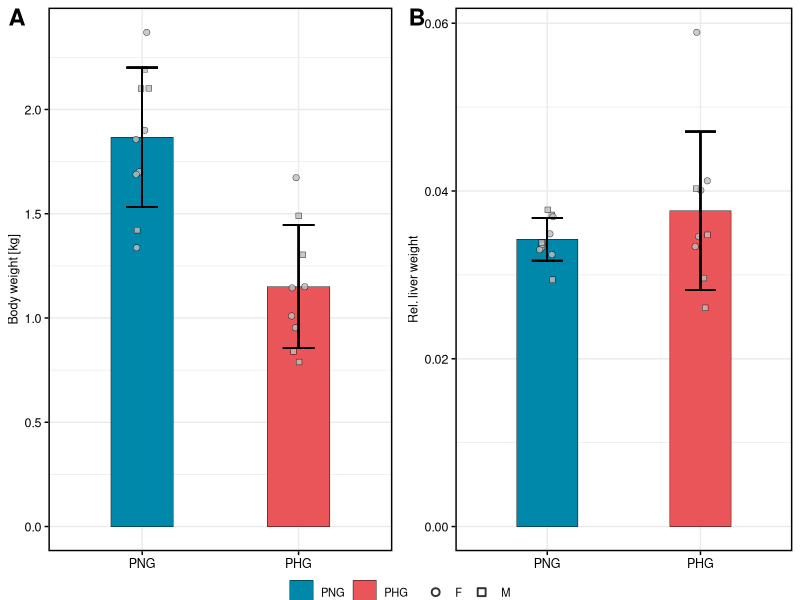
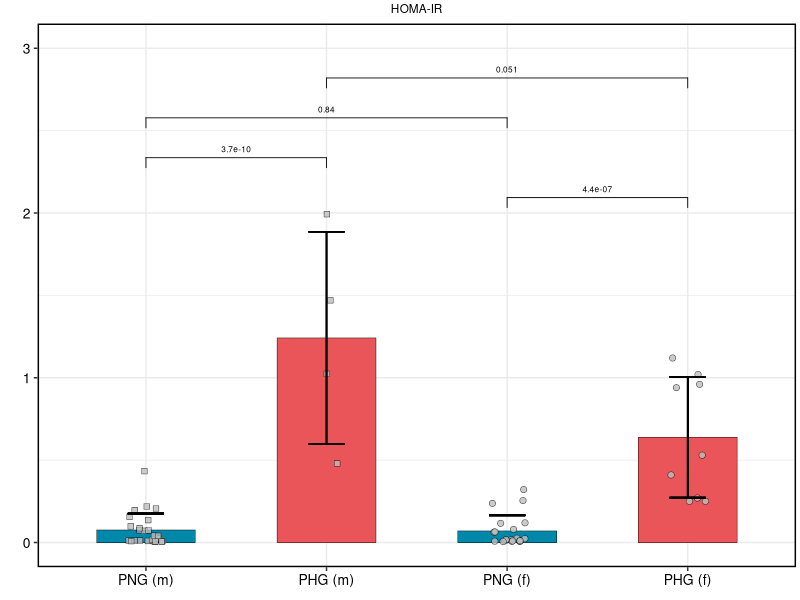
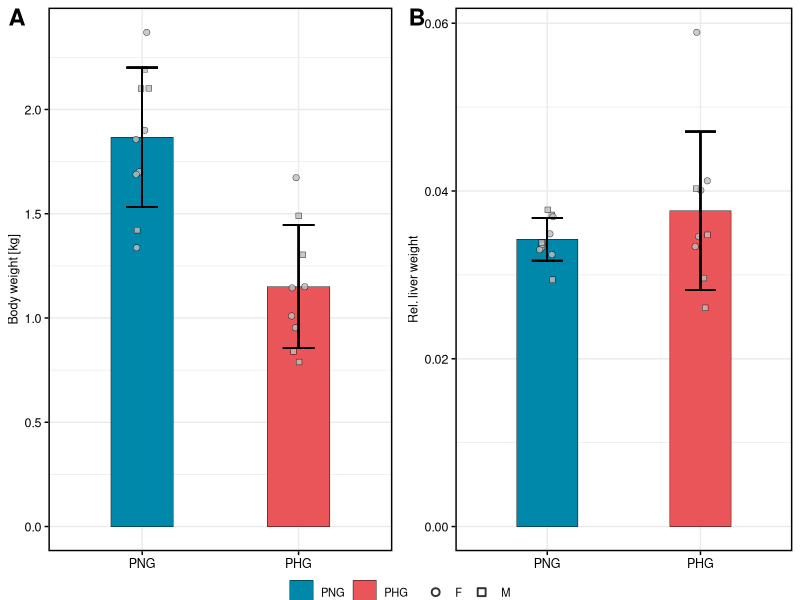
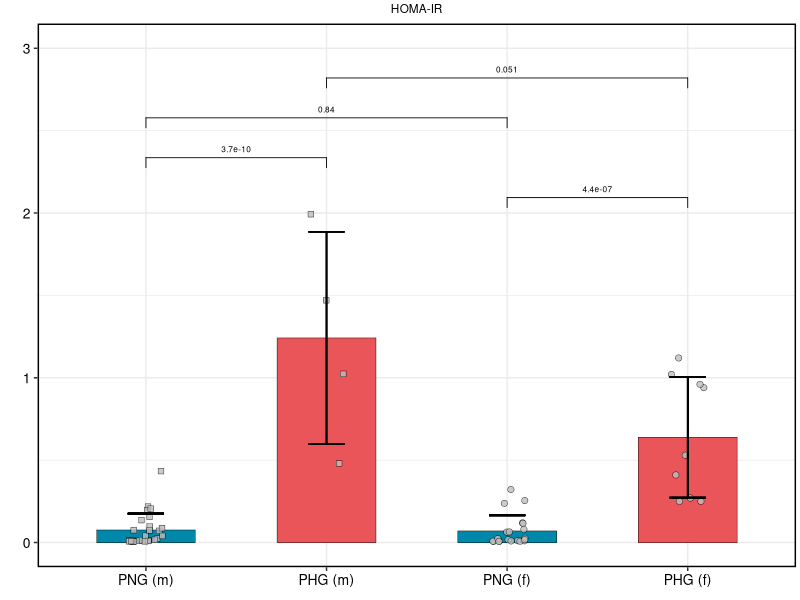

The R script that drew these images, in order:
## ---- chunk 1
knitr::opts_chunk$set(echo = TRUE)
## ---- chunk 2
library(tidyverse)
library(ggpubr)
## ---- chunk 3
weight            <- read.delim("weight.txt", sep = "\t", header = T) 
conditions        <- read.delim("Conditions.txt", sep = "\t", header = T)
HOMA_IR           <- read.delim("HOMA_IR.txt", sep = "\t", header = T)
## ---- chunk 4
two_way_anova_fn <- function(data, id_name, conditions_file, adjust_p_value, p_adj_method, l2fc_data, add_l2fc) {
  
  data_anova  <- data %>% 
          pivot_longer(names_to = "Bioreplicate", 
          values_to = "Value", -all_of(id_name)) %>% 
          left_join(conditions_file) %>% 
          drop_na(Value) %>% 
          group_by(!!as.symbol(id_name)) %>% 
          summarise(`p-value` = 
          summary(aov(Value ~ Group*Sex))[[1]][["Pr(>F)"]][1:3]) 
  
  # correct all resulting p-values (pool) for multiple hypothesis testing
  if (adjust_p_value == TRUE) {
    
  data_anova$`Adjusted p-value`  <- p.adjust(data_anova$`p-value`, method = p_adj_method)
  # prepare empty data frame with proper comparisons
  anova_factors <- as.data.frame(rep(c("group (PHG/PNG)", "sex (F/M)", "group:sex"), length = nrow(data_anova)))
  # rename column 
  names(anova_factors) <- "Comparison"
  
  # final anova results
  anova_results  <- as.data.frame(cbind(data_anova, anova_factors)) %>% 
  pivot_wider(names_from = Comparison, 
                          values_from = c(`p-value`, `Adjusted p-value`), all_of(id_name), names_sep = " ") 
    
  }
  
  if (adjust_p_value == FALSE) {
  anova_factors <- as.data.frame(rep(c("p-value group (PHG/PNG)", "p-value sex (F/M)", 
                                       "p-value group:sex"), length = nrow(data_anova)))
  # rename column 
  names(anova_factors) <- "Comparison"
  
  # final anova results
  anova_results  <- as.data.frame(cbind(data_anova, anova_factors)) %>% 
  pivot_wider(names_from = Comparison, 
                          values_from = `p-value`, all_of(id_name), names_sep = " ") 
    
  }
  # add fold changes
  if (add_l2fc == TRUE) {
    anova_results  <- anova_results  %>% 
       left_join(l2fc_data)
  }
  return(anova_results)
  }
## ---- chunk 5
anova_results <- two_way_anova_fn(data = weight, id_name = "Parameter", conditions_file = conditions, adjust_p_value = F,  add_l2fc = F)
## ---- chunk 6
bar_chart_fn <- function(data_statistics, 
                         numeric_data,
                         conditions_data,
                         point_size,
                         id_name,
                         n_widht,
                         jitt_widht,
                         strip_text_size) {
  
  
  # prepare data for error bar calculation
  error_bar <- data_statistics %>% 
  left_join(numeric_data) %>% 
  select(contains(colnames(numeric_data))) %>% 
  pivot_longer(names_to = "Bioreplicate", values_to = "Value", -all_of(id_name)) %>% 
  left_join(conditions_data) %>% 
  group_by(!!as.symbol(id_name), Group) %>% 
  summarise(mean = mean(Value, na.rm=T), 
            sd = sd(Value, na.rm=T), 
            n = n(),
            sem = sd/sqrt(n),
            t.score = qt(p=0.05/2, 
            df=length(conditions$Bioreplicate),lower.tail=F), 
            ci = t.score * sd ) %>% 
  ungroup()
  # prepare data for plotting
  data_plot <- data_statistics %>% 
  left_join(numeric_data) %>% 
  select(contains(colnames(numeric_data))) %>%  
  pivot_longer(names_to = "Bioreplicate", values_to = "Value", -all_of(id_name)) %>% 
  left_join(conditions_data) %>% 
  ungroup() %>% 
    left_join(error_bar) 
  
  
  # reorder data
  data_plot$Group <- factor(data_plot$Group, levels = c("PNG", "PHG"))
  
  
  # plot
  plot_data <- ggplot(data_plot, aes(x=Group, y=Value))+
  geom_bar(stat = "summary", fun = mean, aes(fill = Group), alpha = 1, color = "black", lwd=0.15,
           width=n_widht/length(unique(data_plot$Group))) + 
  geom_jitter(size = point_size,  aes(shape = Sex), fill = "grey", alpha = 0.8, stroke =0.25, width = jitt_widht)+
  geom_errorbar(aes(ymin=mean-sd, ymax=mean+sd), width=.2,
                position=position_dodge(0.05)) +
  scale_fill_manual(values=c('PNG' = "#0088AA", 'PHG' = "#e95559ff")) +
  scale_shape_manual(values = c('F' = 21, 'M' = 22)) + 
  theme_bw() +
  xlab("") +
  theme(panel.border = element_rect(linewidth  = 1, colour = "black"),
        axis.title = element_text(size = 9, colour = "black"),
        axis.text = element_text(size = 9, colour = "black"),
        axis.ticks = element_line(colour = "black"),
        legend.box.spacing = unit(0.8, 'mm'), 
        legend.title = element_blank(), 
        legend.text = element_text(size = 8))+
  theme(strip.text = element_text(size = strip_text_size),
        strip.background = element_blank(),
        legend.margin=margin(0,0,0,0), 
        legend.box.margin=margin(-10,-10,-3,-10)) 
  
  
  return(plot_data)
 
 
}
## ---- chunk 7
# plot body weight
body_w <- bar_chart_fn(data_statistics = anova_results %>% filter(Parameter == "Body weight (kg)"),
                            numeric_data = weight, 
                            point_size = 2, 
                            strip_text_size = 9,
                            n_widht = 0.8, 
                            jitt_widht = 0.05,
                            id_name = "Parameter", 
                            conditions_data = conditions)+
            ylab("Body weight [kg]")+
  guides(shape = guide_legend(order = 2, override.aes = list(stroke = 1, shape  = c(1,0))),
         fill = guide_legend(order = 1))+
  theme(legend.position = "bottom")


# plot liver weight
rel_liver_w <- bar_chart_fn(data_statistics = anova_results %>% filter(Parameter == "Rel_liver_weight"),
                            numeric_data = weight, 
                            point_size = 2, 
                            strip_text_size = 9,
                            n_widht = 0.8, 
                            jitt_widht = 0.05,
                            id_name = "Parameter", 
                            conditions_data = conditions)+
            ylab("Rel. liver weight")+
  guides(shape = guide_legend(order = 2, override.aes = list(stroke = 1, shape  = c(1,0))),
         fill = guide_legend(order = 1))+
  theme(legend.position = "bottom")


# combine plots
ggarrange(body_w, rel_liver_w, common.legend = T, legend = "bottom", labels = c("A", "B"), font.label = list(size = 17))
ggsave("weights.svg", width = 4, height = 2.5)
## ---- chunk 8
# make grouping
HOMA_IR_tidy <- HOMA_IR %>% 
  mutate(Group_c = str_c(Group, " (", str_to_lower(Sex), ")"))


# error bars
error_bar_lipid <- HOMA_IR_tidy %>% 
  group_by(Group_c) %>% 
  summarise(mean = mean(HOMA_IR, na.rm=T), 
            sd = sd(HOMA_IR, na.rm=T)) %>% 
  ungroup()
  
# prepare data for plotting
  HOMA_IR_tidy <-  HOMA_IR_tidy %>% 
    left_join(error_bar_lipid) 
  

# which comparisons will be displayed
IR_comparisons <- list(c("PNG (f)", "PHG (f)"), c("PNG (m)", "PHG (m)"),  c("PNG (f)", "PNG (m)"), c("PHG (f)", "PHG (m)"))


# make new group order 
HOMA_IR_tidy$Group_c <- factor(HOMA_IR_tidy$Group_c, levels = c("PNG (m)", "PHG (m)", "PNG (f)", "PHG (f)"))


# plot
ggplot(HOMA_IR_tidy, aes(x=Group_c, y=HOMA_IR, fill = Group_c))+
  geom_bar(stat = "summary", fun = mean, aes(fill = Group_c), alpha = 1, color = "black", lwd=0.15,
           width=2.19/length(unique(HOMA_IR_tidy$Group_c))) + 
  geom_jitter(size = 2,  aes(shape = Sex), fill = "grey", alpha = 0.8, stroke =0.25, width = 0.1)+
  geom_errorbar(aes(ymin=mean-sd, ymax=mean+sd), width=.2,
                position=position_dodge(0.05)) +
  scale_shape_manual(values = c('F' = 21, 'M' = 22)) + 
  scale_fill_manual(values=c("PNG (f)" = "#0088AA", "PHG (f)" = "#e95559ff", "PNG (m)" = "#0088AA", "PHG (m)" = "#e95559ff")) +
  theme_bw() +
  ylab("") +
  xlab("") +
  ggtitle("HOMA-IR")+
  scale_y_continuous(breaks = c(0,1,2,3), limits = c(0,3))+
  theme(panel.border = element_rect(linewidth = 1, color = "black"), plot.title = element_text(size = 8.5, hjust = 0.5),
        axis.text = element_text(size=10, color = "black"),
        axis.title.x = element_text(size = 10), 
        axis.title.y = element_text(size = 10)) +
 stat_compare_means(comparisons = IR_comparisons, method = "t.test", method.args = list(var.equal = TRUE),
                     size = 2.1, label = "p.format")+
                      theme(legend.position = "none")+
  theme(plot.margin = margin(1,1,-2,1, "mm"))
  ggsave("homa_ir.pdf", width = 3, height = 2.44)
